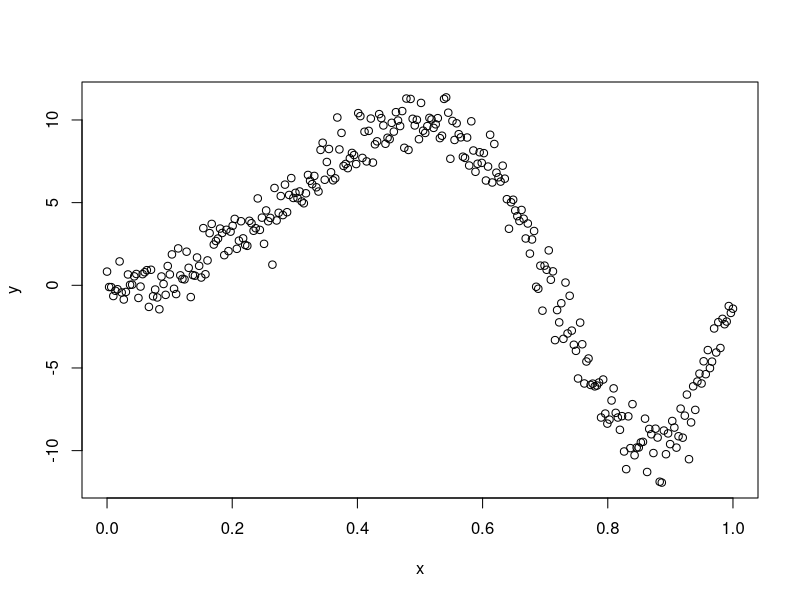
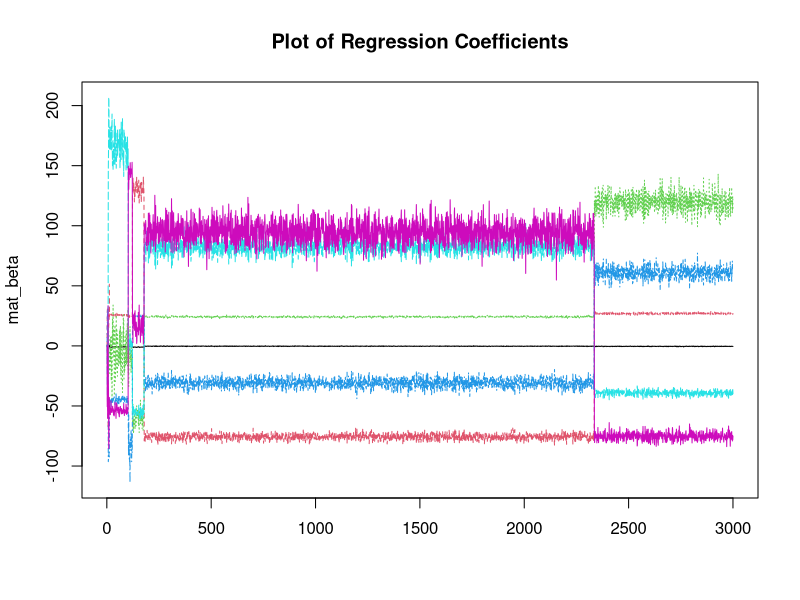
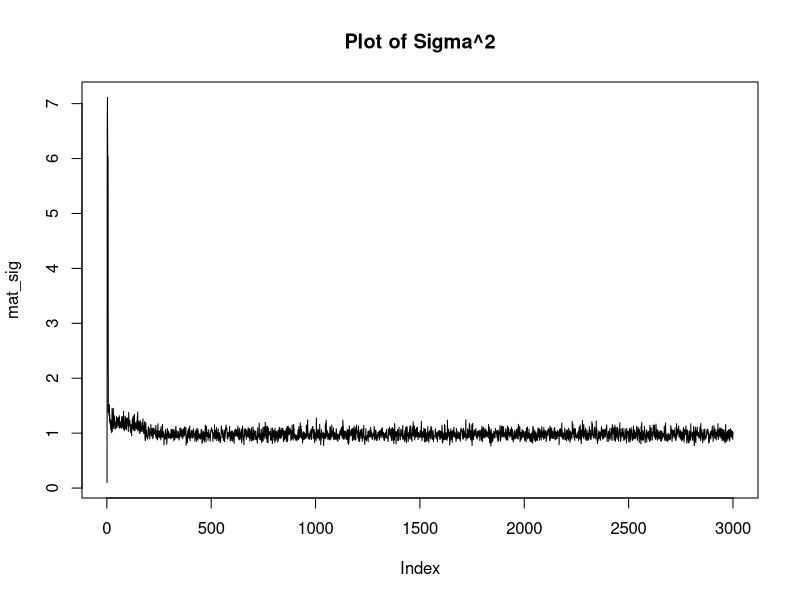
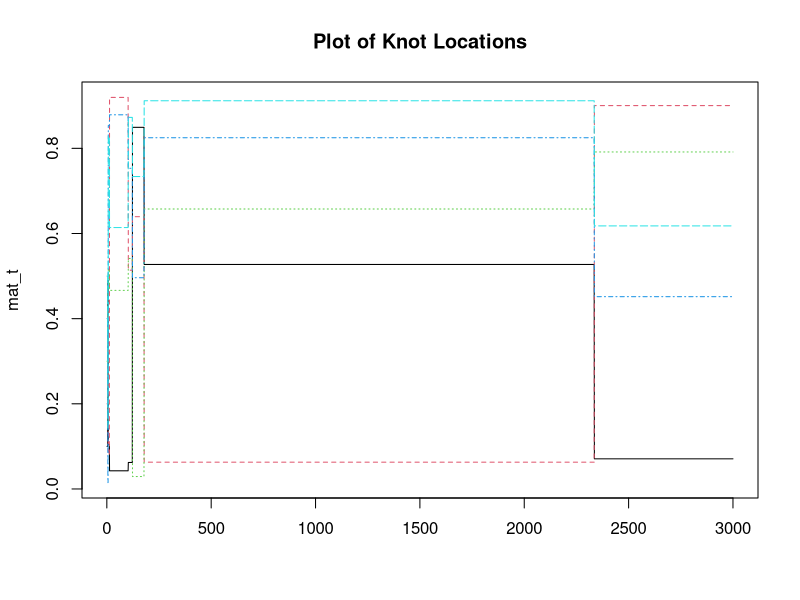
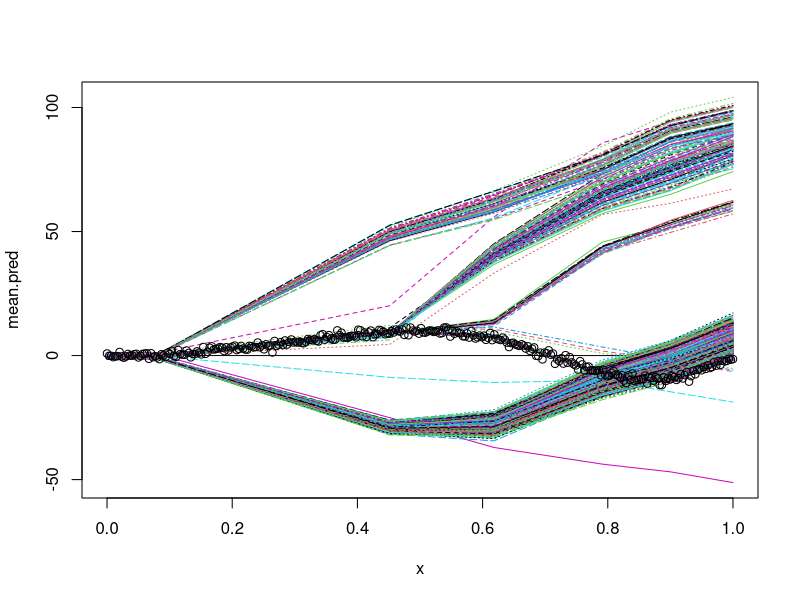

These figures' R source, in order:
## ---- chunk 1
knitr::opts_chunk$set(echo = TRUE)
## ---- chunk 2
n<-300
x<-seq(0,1,length.out=n)
y<-sin(2*pi*x^2)*10+rnorm(n)
plot(x,y)
## ---- chunk 3
library(mvtnorm)

mcmc_spline <- function(nknot = 5) {
  
  p_t <- function(sig_sq, betahat, X) {
    (-1/(2*sig_sq)) * t(y - (X %*% betahat)) %*% (y - (X %*% betahat))
  }
  
  p_sig <- function(a = 20, b = 3, X, beta) {
    n <- nrow(X)
    a_term <- a + (n/2)
    b_term <- 0.5 * (2*b + (t(y - (X %*% beta)) %*% (y - (X %*% beta))))
    1 / rgamma(1, shape = a_term, rate = b_term)
  }
  
  p_beta <- function(sig_sq, tau_sq = 10000, X) {
    p = ncol(X) - 1
    sig <- solve( (1/sig_sq) * (t(X) %*% X) + (1/tau_sq) * diag(p+1) )
    mu <- (1/sig_sq) * sig %*% t(X) %*% y
    rmvnorm(1, mean = mu, sigma = sig)
  }
  
  bhat <- function(sig_sq, tau_sq = 10000, X) {
    p = ncol(X) - 1
    sig <- solve( (1/sig_sq) * (t(X) %*% X) + (1/tau_sq) * diag(p+1) )
    mu <- (1/sig_sq) * sig %*% t(X) %*% y
    mu
  }
  
  met_gibbs <- function(its) {
    
    mat_t <- matrix(NA, its, nknot)
    mat_t[1,] <- seq(0.1, 0.5, by = 0.1)
    
    ## INITIALIZE X_curr ##
    X_curr <- matrix(NA, nknot, length(x))
    s <- rep(1, nknot)
    for(i in 1:nknot) {
        for(j in 1:length(x)) {
          X_curr[i,j] <- max(s[i] * (x[j] - mat_t[1,i]), 0)
        } 
      }
    X_curr <- t(X_curr)
    X_curr <- cbind(1, X_curr)
    
    mat_beta <- matrix(NA, its, ncol(X_curr))
    mat_sig <- rep(NA, its)
    
    mat_sig[1] <- 0.1
    mat_beta[1,] <- rep(0, ncol(X_curr))
    
    ar <- 0
    
    for(it in 2:its) {
      propose_t <- function(x) {
        log(dunif(x, 0, 1))
      }
    
      candidate_t <- runif(nknot, 0, 1)
      
      ### CREATE BASIS FUNCTIONS FROM THIS t-vector  ###
      
      s <- rep(1, nknot)
      
      X_cand <- t(X_curr[,-1])#matrix(NA, nknot, length(x))
      
      for(i in 1:nknot) {
        for(j in 1:length(x)) {
          X_cand[i,j] <- max(s[i] * (x[j] - candidate_t[i]), 0)
        } #creating basis
      } #X Matrix
      
      X_cand <- t(X_cand)
      X_cand <- cbind(1, X_cand)
      
      ratio <- 
        (p_t(sig_sq = mat_sig[it-1], betahat = bhat(mat_sig[it-1], X = X_cand), X = X_cand)
         - propose_t(candidate_t)) -
        (p_t(sig_sq = mat_sig[it-1], betahat = bhat(mat_sig[it-1], X = X_curr), X = X_curr)
         - propose_t(mat_t[it-1,]))
      
      accept_prob <- min(0, ratio)
      u <- log(runif(1))
      #browser()
      if(u < accept_prob) {
        ar <- ar + 1
        mat_t[it,] <- candidate_t
        X_curr <- X_cand
      } else {
        mat_t[it,] <- mat_t[it-1,]
      }
      
      mat_beta[it,] <- p_beta(sig_sq = mat_sig[it-1], X = X_curr)
      mat_sig[it] <- p_sig(beta = mat_beta[it,], X = X_curr)
    }
    list(mat_beta, mat_sig, mat_t, X_curr, ar)
  }

  its <- 3000
  a <- met_gibbs(its = its)
  mat_beta <- a[[1]] #beta values
  mat_sig <- a[[2]] #sig^2 values
  mat_t <- a[[3]]
  X_curr <- a[[4]]
  ar <- a[[5]]
  
  list(mat_beta, mat_sig, mat_t, X_curr, ar)
}

## ---- chunk 4
res <- mcmc_spline()
mat_beta <- res[[1]]
mat_sig <- res[[2]]
mat_t <- res[[3]]
X_curr <- res[[4]]
ar <- res[[5]]
## ---- chunk 5
matplot(mat_beta, type = "l", main = "Plot of Regression Coefficients")
plot(mat_sig, type = "l", main = "Plot of Sigma^2")
matplot(mat_t, type = "l", main = "Plot of Knot Locations")
colMeans(mat_beta)
colMeans(mat_t)
mean(mat_sig)
ar
## ---- chunk 6
mean.pred <- X_curr %*% t(mat_beta) 
matplot(x, mean.pred, type = "l") 
points(x,y)
